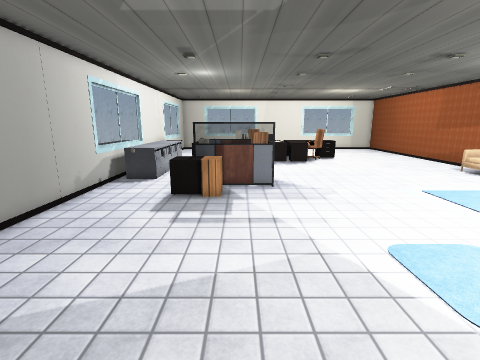
View 1 (above)

20 first-person views from a walk through a scene from a Unity 3-D project. The camera is 1.5 m above the floor, tilts 12° down and sees 85° across. Doors are open. The floor is counted in squares, 0.5 m on a side. Each view is taken from the middle of a square. On the plan, view 1 faces up. The plan holds only what a view shows up to about 19 squares ahead; the rest is blank. The place goes on beyond the plan. Some surface patterns are stand-ins.

View 2
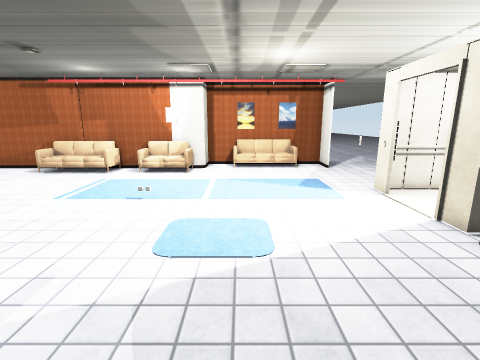

View 3
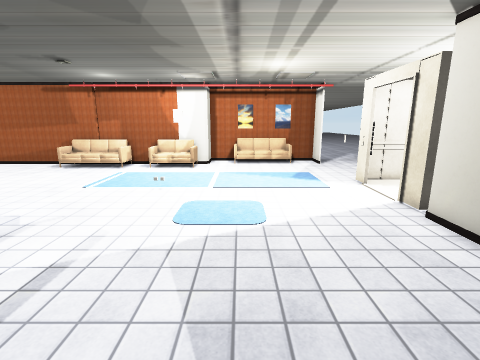

View 4
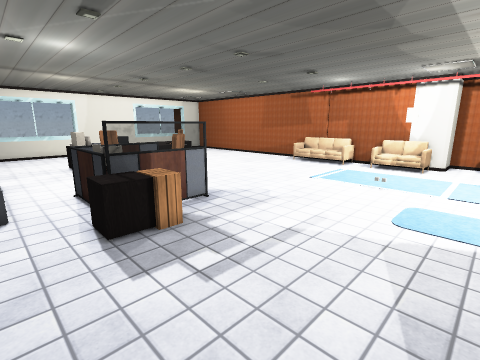

View 5
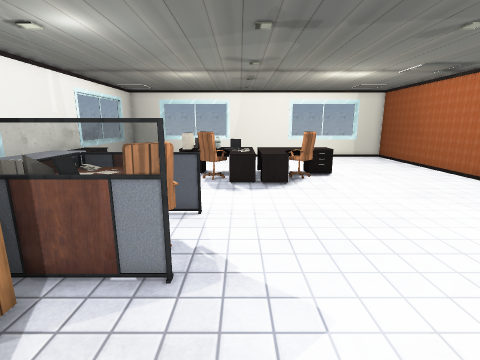

View 6
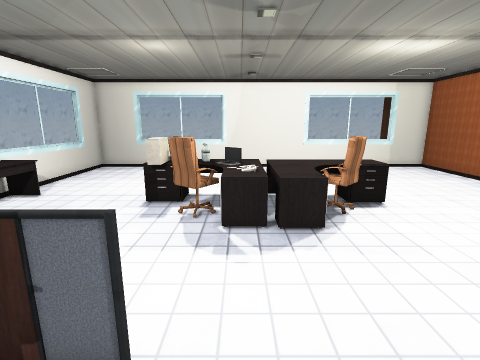

View 7
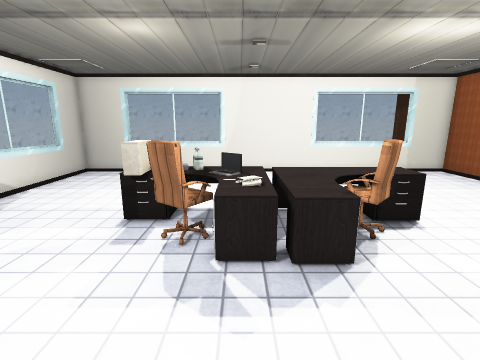

View 8
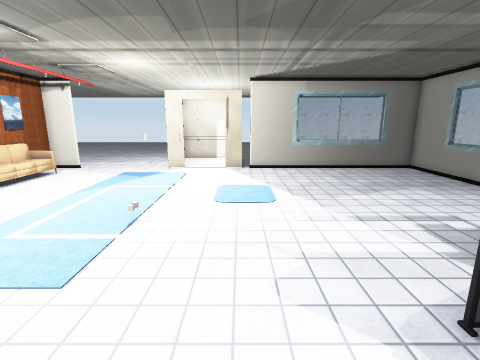

View 9
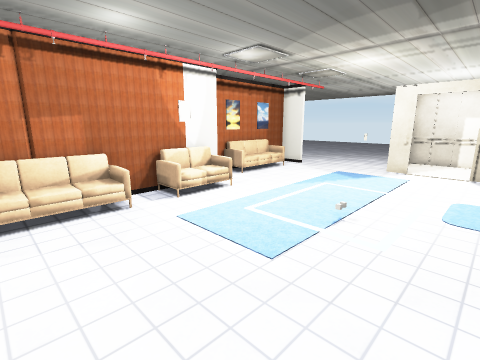

View 10
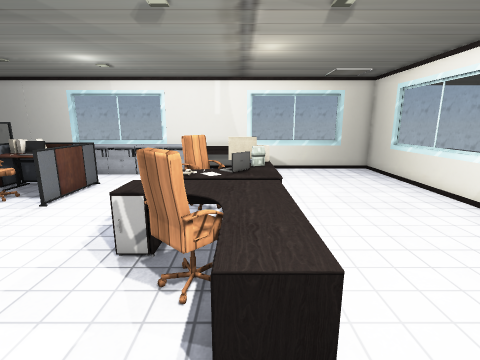

View 11
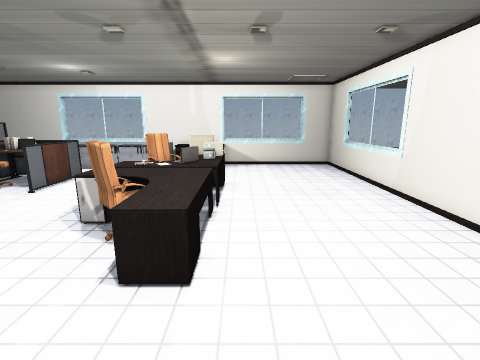

View 12
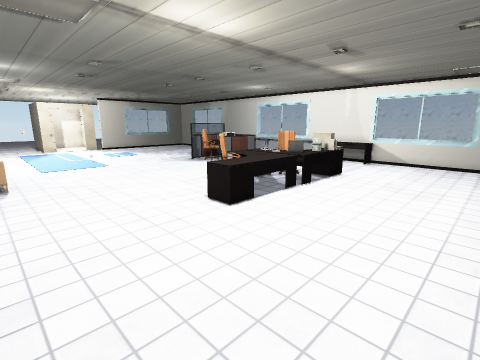

View 13
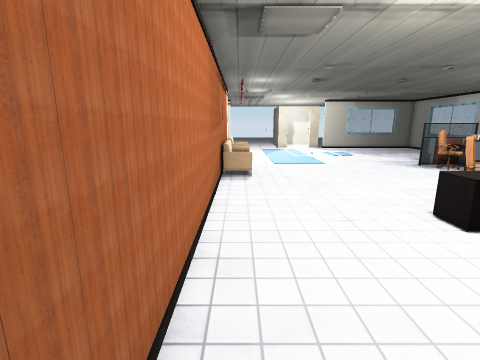

View 14
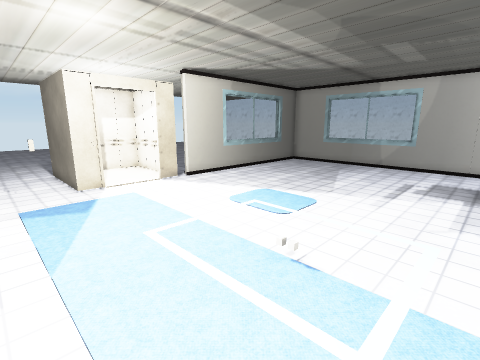

View 15
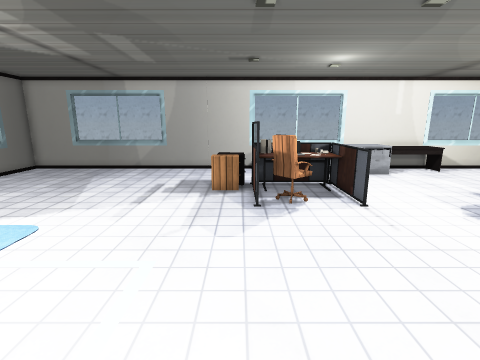

View 16
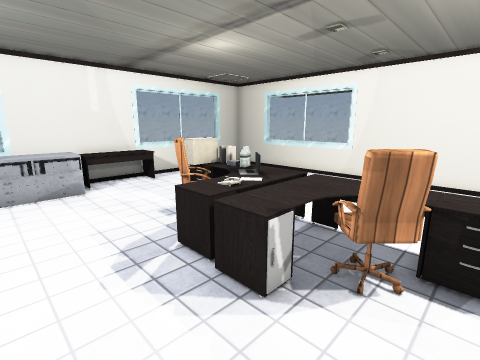

View 17
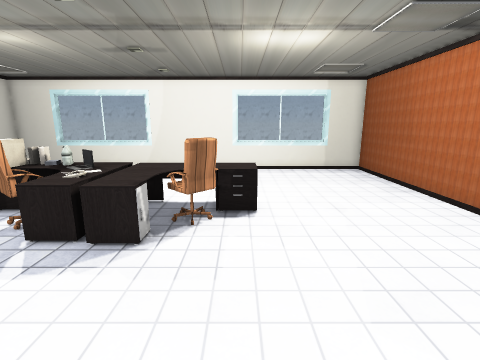

View 18
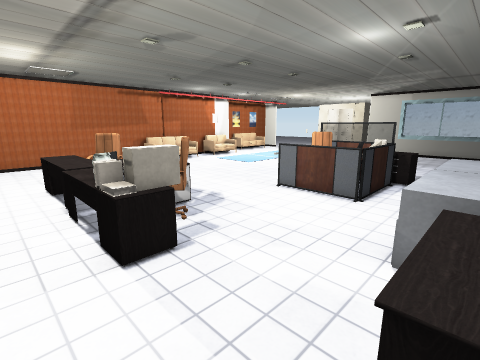

View 19
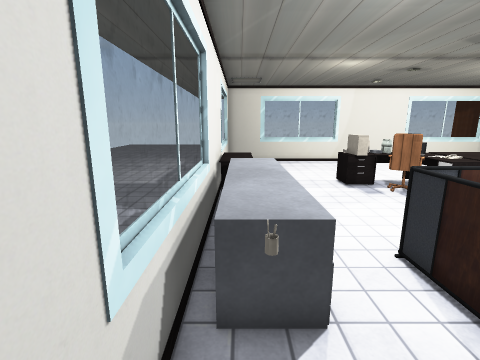

View 20
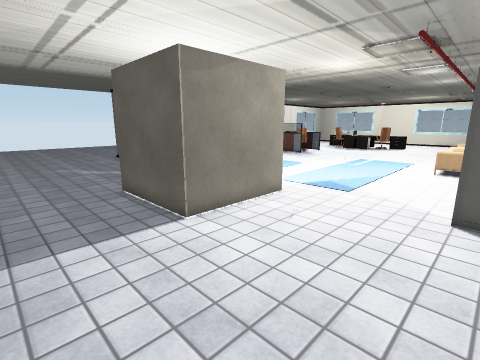

### Floor plan
Key: @ floor where view 1 was taken; # wall or solid block; . floor; D open door; = window, fence, low wall or low ledge; ^ raised ledge; T table; C chair; M mug; R drawers; P computer; L laptop; H phone; O other object.
Columns run from 7 left of view 1 to 17 right of it. Each row starts with its distance up from view 1.
 33 ####=====######======###
 32 #......................#
 31 #......................#
 30 =......................#
 29 =......................#
 28 =......................#
 27 =......................#
 26 =......................#
 25 #T....=##TTTTTTTT......#
 24 #TT...=PTLLTTCCTT......#
 23 #TT.....CCTTTCC........#
 22 #TT.....CCHTTCC........#
 21 #TO.......^TT..........#
 20 #OO....................#
 19 #OO....................#
 18 =OO....................#
 17 =OO..TTTTT...........O#O
 16 =OO..OOT..............##
 15 =OO..T#CC.............O#
 14 =MO..TLCC.............O#
 13 #....#TTTT............O#
 12 #...ORR..............###
 11 #...ORR................#
 10 #....................OO#
  9 #.....................O#
  8 #..............O......##
  7 #....................O#O
  6 =.......................#
  5 =........................
  4 =......................OO
  3 =.......................O
  2 =.......................
  1 =.......................
  0 #......@................O
 -1 #........................
 -2 ###======###DDDDDDDDDDDD#
 -3            #DDDDODDDDDDD.
 -4            .#....#.......
 -5             #....#.......
 -6     .....   #....#.......
 -7    .........######.......
 -8   ..........######.......
 -9  .......................
-10 .......................
-11 ......................
-12          ............   .

Positions as (right, up) in squares from view 1, and headings:
1: (0, 0), facing up
2: (-2, 4), facing right
3: (-4, 4), facing right
4: (-5, 4), facing up-right
5: (3, 8), facing up
6: (3, 14), facing up
7: (3, 16), facing up
8: (5, 16), facing down
9: (5, 16), facing down-right
10: (11, 24), facing left
11: (13, 26), facing left
12: (15, 32), facing down-left
13: (15, 32), facing down
14: (13, 11), facing down-left
15: (11, 12), facing left
16: (8, 18), facing up-left
17: (8, 15), facing up
18: (-6, 27), facing down-right
19: (-6, 11), facing up
20: (17, -12), facing up-left
